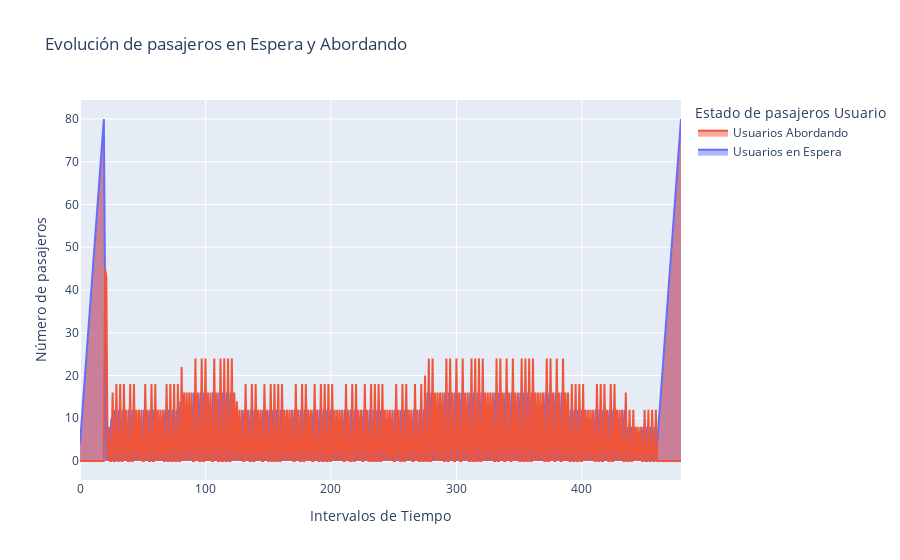

Here is the notebook cell this chart was saved with:
### Code cell
import plotly.graph_objects as go
import nbformat
tiempo =[0, 1, 2, 3, 4, 5, 6, 7, 8, 9, 10, 11, 12, 13, 14, 15, 16, 17, 18, 19, 20, 21, 22, 23, 24, 25, 26, 27, 28, 29, 30, 31, 32, 33, 34, 35, 36, 37, 38, 39, 40, 41, 42, 43, 44, 45, 46, 47, 48, 49, 50, 51, 52, 53, 54, 55, 56, 57, 58, 59, 60, 61, 62, 63, 64, 65, 66, 67, 68, 69, 70, 71, 72, 73, 74, 75, 76, 77, 78, 79, 80, 81, 82, 83, 84, 85, 86, 87, 88, 89, 90, 91, 92, 93, 94, 95, 96, 97, 98, 99, 100, 101, 102, 103, 104, 105, 106, 107, 108, 109, 110, 111, 112, 113, 114, 115, 116, 117, 118, 119, 120, 121, 122, 123, 124, 125, 126, 127, 128, 129, 130, 131, 132, 133, 134, 135, 136, 137, 138, 139, 140, 141, 142, 143, 144, 145, 146, 147, 148, 149, 150, 151, 152, 153, 154, 155, 156, 157, 158, 159, 160, 161, 162, 163, 164, 165, 166, 167, 168, 169, 170, 171, 172, 173, 174, 175, 176, 177, 178, 179, 180, 181, 182, 183, 184, 185, 186, 187, 188, 189, 190, 191, 192, 193, 194, 195, 196, 197, 198, 199, 200, 201, 202, 203, 204, 205, 206, 207, 208, 209, 210, 211, 212, 213, 214, 215, 216, 217, 218, 219, 220, 221, 222, 223, 224, 225, 226, 227, 228, 229, 230, 231, 232, 233, 234, 235, 236, 237, 238, 239, 240, 241, 242, 243, 244, 245, 246, 247, 248, 249, 250, 251, 252, 253, 254, 255, 256, 257, 258, 259, 260, 261, 262, 263, 264, 265, 266, 267, 268, 269, 270, 271, 272, 273, 274, 275, 276, 277, 278, 279, 280, 281, 282, 283, 284, 285, 286, 287, 288, 289, 290, 291, 292, 293, 294, 295, 296, 297, 298, 299, 300, 301, 302, 303, 304, 305, 306, 307, 308, 309, 310, 311, 312, 313, 314, 315, 316, 317, 318, 319, 320, 321, 322, 323, 324, 325, 326, 327, 328, 329, 330, 331, 332, 333, 334, 335, 336, 337, 338, 339, 340, 341, 342, 343, 344, 345, 346, 347, 348, 349, 350, 351, 352, 353, 354, 355, 356, 357, 358, 359, 360, 361, 362, 363, 364, 365, 366, 367, 368, 369, 370, 371, 372, 373, 374, 375, 376, 377, 378, 379, 380, 381, 382, 383, 384, 385, 386, 387, 388, 389, 390, 391, 392, 393, 394, 395, 396, 397, 398, 399, 400, 401, 402, 403, 404, 405, 406, 407, 408, 409, 410, 411, 412, 413, 414, 415, 416, 417, 418, 419, 420, 421, 422, 423, 424, 425, 426, 427, 428, 429, 430, 431, 432, 433, 434, 435, 436, 437, 438, 439, 440, 441, 442, 443, 444, 445, 446, 447, 448, 449, 450, 451, 452, 453, 454, 455, 456, 457, 458, 459, 460, 461, 462, 463, 464, 465, 466, 467, 468, 469, 470, 471, 472, 473, 474, 475, 476, 477, 478, 479]
usuarios_espera = [4.0, 8.0, 12.0, 16.0, 20.0, 24.0, 28.0, 32.0, 36.0, 40.0, 44.0, 48.0, 52.0, 56.0, 60.0, 64.0, 68.0, 72.0, 76.0, 80.0, 39.0, 0.0, 4.0, 0.0, 4.0, 10.0, 0.0, 6.0, 12.0, 0.0, 6.0, 12.0, 0.0, 6.0, 12.0, 0.0, 6.0, 0.0, 6.0, 12.0, 0.0, 6.0, 12.0, 0.0, 6.0, 0.0, 6.0, 0.0, 6.0, 0.0, 6.0, 12.0, 0.0, 6.0, 0.0, 6.0, 12.0, 0.0, 6.0, 12.0, 0.0, 6.0, 0.0, 6.0, 0.0, 6.0, 0.0, 6.0, 12.0, 0.0, 6.0, 12.0, 0.0, 6.0, 12.0, 0.0, 6.0, 12.0, 0.0, 6.0, 14.0, 0.0, 8.0, 0.0, 8.0, 0.0, 8.0, 0.0, 8.0, 0.0, 8.0, 16.0, 0.0, 8.0, 0.0, 8.0, 16.0, 0.0, 8.0, 16.0, 0.0, 8.0, 0.0, 8.0, 0.0, 8.0, 16.0, 0.0, 8.0, 0.0, 8.0, 16.0, 0.0, 8.0, 16.0, 0.0, 8.0, 16.0, 0.0, 8.0, 16.0, 0.0, 8.0, 0.0, 8.0, 0.0, 6.0, 0.0, 6.0, 0.0, 6.0, 12.0, 0.0, 6.0, 0.0, 6.0, 12.0, 0.0, 6.0, 12.0, 0.0, 6.0, 0.0, 6.0, 0.0, 6.0, 12.0, 0.0, 6.0, 0.0, 6.0, 12.0, 0.0, 6.0, 12.0, 0.0, 6.0, 12.0, 0.0, 6.0, 12.0, 0.0, 6.0, 0.0, 6.0, 0.0, 6.0, 0.0, 6.0, 0.0, 6.0, 12.0, 0.0, 6.0, 0.0, 6.0, 12.0, 0.0, 6.0, 12.0, 0.0, 6.0, 0.0, 6.0, 0.0, 6.0, 12.0, 0.0, 6.0, 0.0, 6.0, 12.0, 0.0, 6.0, 12.0, 0.0, 6.0, 12.0, 0.0, 6.0, 12.0, 0.0, 6.0, 0.0, 6.0, 0.0, 6.0, 0.0, 6.0, 0.0, 6.0, 12.0, 0.0, 6.0, 0.0, 6.0, 12.0, 0.0, 6.0, 12.0, 0.0, 6.0, 0.0, 6.0, 0.0, 6.0, 12.0, 0.0, 6.0, 0.0, 6.0, 12.0, 0.0, 6.0, 12.0, 0.0, 6.0, 12.0, 0.0, 6.0, 12.0, 0.0, 6.0, 0.0, 6.0, 0.0, 6.0, 0.0, 6.0, 0.0, 6.0, 12.0, 0.0, 6.0, 0.0, 6.0, 12.0, 0.0, 6.0, 12.0, 0.0, 6.0, 0.0, 6.0, 0.0, 6.0, 12.0, 0.0, 6.0, 0.0, 6.0, 12.0, 0.0, 6.0, 12.0, 0.0, 8.0, 16.0, 0.0, 8.0, 16.0, 0.0, 8.0, 0.0, 8.0, 0.0, 8.0, 0.0, 8.0, 0.0, 8.0, 16.0, 0.0, 8.0, 16.0, 0.0, 8.0, 0.0, 8.0, 16.0, 0.0, 8.0, 0.0, 8.0, 16.0, 0.0, 8.0, 0.0, 8.0, 0.0, 8.0, 16.0, 0.0, 8.0, 16.0, 0.0, 8.0, 16.0, 0.0, 8.0, 16.0, 0.0, 8.0, 0.0, 8.0, 0.0, 8.0, 0.0, 8.0, 0.0, 8.0, 16.0, 0.0, 8.0, 16.0, 0.0, 8.0, 0.0, 8.0, 16.0, 0.0, 8.0, 0.0, 8.0, 16.0, 0.0, 8.0, 0.0, 8.0, 0.0, 8.0, 16.0, 0.0, 8.0, 16.0, 0.0, 8.0, 16.0, 0.0, 8.0, 16.0, 0.0, 8.0, 0.0, 8.0, 0.0, 8.0, 0.0, 8.0, 0.0, 8.0, 16.0, 0.0, 8.0, 16.0, 0.0, 8.0, 0.0, 8.0, 16.0, 0.0, 8.0, 0.0, 8.0, 16.0, 0.0, 8.0, 0.0, 8.0, 0.0, 6.0, 12.0, 0.0, 6.0, 12.0, 0.0, 6.0, 12.0, 0.0, 6.0, 12.0, 0.0, 6.0, 0.0, 6.0, 0.0, 6.0, 0.0, 6.0, 0.0, 6.0, 12.0, 0.0, 6.0, 12.0, 0.0, 6.0, 12.0, 0.0, 6.0, 0.0, 6.0, 12.0, 0.0, 6.0, 12.0, 0.0, 6.0, 0.0, 6.0, 0.0, 6.0, 0.0, 6.0, 12.0, 0.0, 4.0, 8.0, 0.0, 4.0, 8.0, 0.0, 4.0, 5.333341972929323e-06, 3.9999973333290173, 2.6666709869613614e-06, 4.000002666670985, 5.3333419689575335e-06, 3.9999973333290155, 7.999997333324923, 5.333338938977792e-06, 3.9999973333275007, 7.999991999987915, 2.6666694124192866e-06, 3.9999973333307803, 7.99999733333081, 5.3333385665556415e-06, 3.9999973333266547, 7.999997333330747, 0.0, 4.0, 8.0, 12.0, 16.0, 20.0, 24.0, 28.0, 32.0, 36.0, 40.0, 44.0, 48.0, 52.0, 56.0, 60.0, 64.0, 68.0, 72.0, 76.0, 80.0]
usuarios_abordando = [0.0, 0.0, 0.0, 0.0, 0.0, 0.0, 0.0, 0.0, 0.0, 0.0, 0.0, 0.0, 0.0, 0.0, 0.0, 0.0, 0.0, 0.0, 0.0, 0.0, 45.0, 43.0, 0.0, 8.0, 0.0, 0.0, 16.0, 0.0, 0.0, 18.0, 0.0, 0.0, 18.0, 0.0, 0.0, 18.0, 0.0, 12.0, 0.0, 0.0, 18.0, 0.0, 0.0, 18.0, 0.0, 12.0, 0.0, 12.0, 0.0, 12.0, 0.0, 0.0, 18.0, 0.0, 12.0, 0.0, 0.0, 18.0, 0.0, 0.0, 18.0, 0.0, 12.0, 0.0, 12.0, 0.0, 12.0, 0.0, 0.0, 18.0, 0.0, 0.0, 18.0, 0.0, 0.0, 18.0, 0.0, 0.0, 18.0, 0.0, 0.0, 22.0, 0.0, 16.0, 0.0, 16.0, 0.0, 16.0, 0.0, 16.0, 0.0, 0.0, 24.0, 0.0, 16.0, 0.0, 0.0, 24.0, 0.0, 0.0, 24.0, 0.0, 16.0, 0.0, 16.0, 0.0, 0.0, 24.0, 0.0, 16.0, 0.0, 0.0, 24.0, 0.0, 0.0, 24.0, 0.0, 0.0, 24.0, 0.0, 0.0, 24.0, 0.0, 16.0, 0.0, 14.0, 0.0, 12.0, 0.0, 12.0, 0.0, 0.0, 18.0, 0.0, 12.0, 0.0, 0.0, 18.0, 0.0, 0.0, 18.0, 0.0, 12.0, 0.0, 12.0, 0.0, 0.0, 18.0, 0.0, 12.0, 0.0, 0.0, 18.0, 0.0, 0.0, 18.0, 0.0, 0.0, 18.0, 0.0, 0.0, 18.0, 0.0, 12.0, 0.0, 12.0, 0.0, 12.0, 0.0, 12.0, 0.0, 0.0, 18.0, 0.0, 12.0, 0.0, 0.0, 18.0, 0.0, 0.0, 18.0, 0.0, 12.0, 0.0, 12.0, 0.0, 0.0, 18.0, 0.0, 12.0, 0.0, 0.0, 18.0, 0.0, 0.0, 18.0, 0.0, 0.0, 18.0, 0.0, 0.0, 18.0, 0.0, 12.0, 0.0, 12.0, 0.0, 12.0, 0.0, 12.0, 0.0, 0.0, 18.0, 0.0, 12.0, 0.0, 0.0, 18.0, 0.0, 0.0, 18.0, 0.0, 12.0, 0.0, 12.0, 0.0, 0.0, 18.0, 0.0, 12.0, 0.0, 0.0, 18.0, 0.0, 0.0, 18.0, 0.0, 0.0, 18.0, 0.0, 0.0, 18.0, 0.0, 12.0, 0.0, 12.0, 0.0, 12.0, 0.0, 12.0, 0.0, 0.0, 18.0, 0.0, 12.0, 0.0, 0.0, 18.0, 0.0, 0.0, 18.0, 0.0, 12.0, 0.0, 12.0, 0.0, 0.0, 18.0, 0.0, 12.0, 0.0, 0.0, 18.0, 0.0, 0.0, 20.0, 0.0, 0.0, 24.0, 0.0, 0.0, 24.0, 0.0, 16.0, 0.0, 16.0, 0.0, 16.0, 0.0, 16.0, 0.0, 0.0, 24.0, 0.0, 0.0, 24.0, 0.0, 16.0, 0.0, 0.0, 24.0, 0.0, 16.0, 0.0, 0.0, 24.0, 0.0, 16.0, 0.0, 16.0, 0.0, 0.0, 24.0, 0.0, 0.0, 24.0, 0.0, 0.0, 24.0, 0.0, 0.0, 24.0, 0.0, 16.0, 0.0, 16.0, 0.0, 16.0, 0.0, 16.0, 0.0, 0.0, 24.0, 0.0, 0.0, 24.0, 0.0, 16.0, 0.0, 0.0, 24.0, 0.0, 16.0, 0.0, 0.0, 24.0, 0.0, 16.0, 0.0, 16.0, 0.0, 0.0, 24.0, 0.0, 0.0, 24.0, 0.0, 0.0, 24.0, 0.0, 0.0, 24.0, 0.0, 16.0, 0.0, 16.0, 0.0, 16.0, 0.0, 16.0, 0.0, 0.0, 24.0, 0.0, 0.0, 24.0, 0.0, 16.0, 0.0, 0.0, 24.0, 0.0, 16.0, 0.0, 0.0, 24.0, 0.0, 16.0, 0.0, 16.0, 0.0, 0.0, 18.0, 0.0, 0.0, 18.0, 0.0, 0.0, 18.0, 0.0, 0.0, 18.0, 0.0, 12.0, 0.0, 12.0, 0.0, 12.0, 0.0, 12.0, 0.0, 0.0, 18.0, 0.0, 0.0, 18.0, 0.0, 0.0, 18.0, 0.0, 12.0, 0.0, 0.0, 18.0, 0.0, 0.0, 18.0, 0.0, 12.0, 0.0, 12.0, 0.0, 12.0, 0.0, 0.0, 16.0, 0.0, 0.0, 12.0, 0.0, 0.0, 12.0, 0.0, 7.9999946666580275, 8.000012955200475e-06, 7.99999466665803, 0.0, 7.999997333329016, 8.000012953424118e-06, 0.0, 11.999991999985985, 8.000011438635823e-06, 5.333339585966712e-06, 11.999989333318503, 5.333338632063089e-06, 0.0, 11.999991999992243, 8.000011911808587e-06, 0.0, 11.999997333330747, 0.0, 0.0, 0.0, 0.0, 0.0, 0.0, 0.0, 0.0, 0.0, 0.0, 0.0, 0.0, 0.0, 0.0, 0.0, 0.0, 0.0, 0.0, 0.0, 0.0]


# Crear gráfico de área
fig = go.Figure()
fig.add_trace(go.Scatter(x=tiempo, y=usuarios_espera, fill='tonexty', name='Usuarios en Espera'))
fig.add_trace(go.Scatter(x=tiempo, y=usuarios_abordando, fill='tonexty', name='Usuarios Abordando'))

fig.update_layout(title='Evolución de pasajeros en Espera y Abordando',
                  xaxis_title='Intervalos de Tiempo',
                  yaxis_title='Número de pasajeros',
                  legend_title='Estado de pasajeros Usuario')

fig.show()
